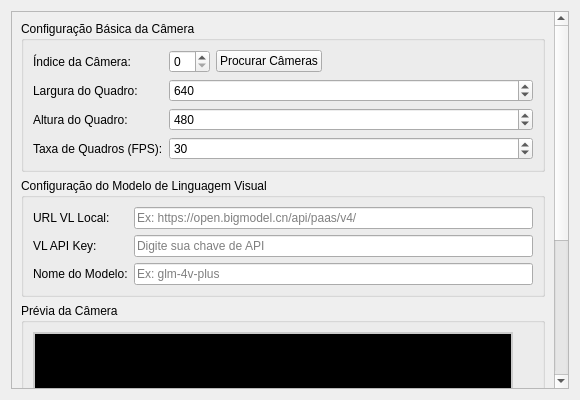
<?xml version="1.0" encoding="UTF-8"?>
<ui version="4.0">
 <class>CameraWidget</class>
 <widget class="QWidget" name="CameraWidget">
  <property name="geometry">
   <rect>
    <x>0</x>
    <y>0</y>
    <width>580</width>
    <height>400</height>
   </rect>
  </property>
  <property name="windowTitle">
   <string>Câmera</string>
  </property>
  <layout class="QVBoxLayout" name="verticalLayout">
   <item>
    <widget class="QScrollArea" name="scrollArea">
     <property name="widgetResizable">
      <bool>true</bool>
     </property>
     <widget class="QWidget" name="scrollAreaWidgetContents">
      <property name="geometry">
       <rect>
        <x>0</x>
        <y>0</y>
        <width>578</width>
        <height>380</height>
       </rect>
      </property>
      <layout class="QVBoxLayout" name="contentLayout">
       <item>
        <widget class="QGroupBox" name="camera_basic_group">
         <property name="title">
          <string>Configuração Básica da Câmera</string>
         </property>
         <layout class="QFormLayout" name="basic_layout">
          <item row="0" column="0">
           <widget class="QLabel" name="label_camera_index">
            <property name="text">
             <string>Índice da Câmera:</string>
            </property>
           </widget>
          </item>
          <item row="0" column="1">
           <layout class="QHBoxLayout" name="camera_index_layout">
            <item>
             <widget class="QSpinBox" name="camera_index_spin">
              <property name="minimum">
               <number>0</number>
              </property>
              <property name="maximum">
               <number>10</number>
              </property>
             </widget>
            </item>
            <item>
             <widget class="QPushButton" name="scan_camera_btn">
              <property name="text">
               <string>Procurar Câmeras</string>
              </property>
             </widget>
            </item>
            <item>
             <spacer name="horizontalSpacer">
              <property name="orientation">
               <enum>Qt::Horizontal</enum>
              </property>
              <property name="sizeHint" stdset="0">
               <size>
                <width>40</width>
                <height>20</height>
               </size>
              </property>
             </spacer>
            </item>
           </layout>
          </item>
          <item row="1" column="0">
           <widget class="QLabel" name="label_frame_width">
            <property name="text">
             <string>Largura do Quadro:</string>
            </property>
           </widget>
          </item>
          <item row="1" column="1">
           <widget class="QSpinBox" name="frame_width_spin">
            <property name="minimum">
             <number>320</number>
            </property>
            <property name="maximum">
             <number>3840</number>
            </property>
            <property name="singleStep">
             <number>160</number>
            </property>
            <property name="value">
             <number>640</number>
            </property>
           </widget>
          </item>
          <item row="2" column="0">
           <widget class="QLabel" name="label_frame_height">
            <property name="text">
             <string>Altura do Quadro:</string>
            </property>
           </widget>
          </item>
          <item row="2" column="1">
           <widget class="QSpinBox" name="frame_height_spin">
            <property name="minimum">
             <number>240</number>
            </property>
            <property name="maximum">
             <number>2160</number>
            </property>
            <property name="singleStep">
             <number>120</number>
            </property>
            <property name="value">
             <number>480</number>
            </property>
           </widget>
          </item>
          <item row="3" column="0">
           <widget class="QLabel" name="label_fps">
            <property name="text">
             <string>Taxa de Quadros (FPS):</string>
            </property>
           </widget>
          </item>
          <item row="3" column="1">
           <widget class="QSpinBox" name="fps_spin">
            <property name="minimum">
             <number>1</number>
            </property>
            <property name="maximum">
             <number>60</number>
            </property>
            <property name="value">
             <number>30</number>
            </property>
           </widget>
          </item>
         </layout>
        </widget>
       </item>
       <item>
        <widget class="QGroupBox" name="vl_group">
         <property name="title">
          <string>Configuração do Modelo de Linguagem Visual</string>
         </property>
         <layout class="QFormLayout" name="vl_layout">
          <item row="0" column="0">
           <widget class="QLabel" name="label_local_vl_url">
            <property name="text">
             <string>URL VL Local:</string>
            </property>
           </widget>
          </item>
          <item row="0" column="1">
           <widget class="QLineEdit" name="local_vl_url_edit">
            <property name="placeholderText">
             <string>Ex: https://open.bigmodel.cn/api/paas/v4/</string>
            </property>
           </widget>
          </item>
          <item row="1" column="0">
           <widget class="QLabel" name="label_vl_api_key">
            <property name="text">
             <string>VL API Key:</string>
            </property>
           </widget>
          </item>
          <item row="1" column="1">
           <widget class="QLineEdit" name="vl_api_key_edit">
            <property name="echoMode">
             <enum>QLineEdit::Password</enum>
            </property>
            <property name="placeholderText">
             <string>Digite sua chave de API</string>
            </property>
           </widget>
          </item>
          <item row="2" column="0">
           <widget class="QLabel" name="label_models">
            <property name="text">
             <string>Nome do Modelo:</string>
            </property>
           </widget>
          </item>
          <item row="2" column="1">
           <widget class="QLineEdit" name="models_edit">
            <property name="placeholderText">
             <string>Ex: glm-4v-plus</string>
            </property>
           </widget>
          </item>
         </layout>
        </widget>
       </item>
       <item>
        <widget class="QGroupBox" name="preview_group">
         <property name="title">
          <string>Prévia da Câmera</string>
         </property>
         <layout class="QVBoxLayout" name="preview_layout">
          <item>
           <widget class="QLabel" name="preview_label">
            <property name="minimumSize">
             <size>
              <width>320</width>
              <height>240</height>
             </size>
            </property>
            <property name="maximumSize">
             <size>
              <width>480</width>
              <height>360</height>
             </size>
            </property>
            <property name="styleSheet">
             <string>border: 2px solid #ccc; background-color: #000;</string>
            </property>
            <property name="text">
             <string>Área de Prévia da Câmera
Clique para atualizar a prévia ou altere o índice da câmera</string>
            </property>
            <property name="alignment">
             <set>Qt::AlignCenter</set>
            </property>
           </widget>
          </item>
          <item>
           <layout class="QHBoxLayout" name="preview_controls_layout">
            <item>
             <widget class="QPushButton" name="start_preview_btn">
              <property name="text">
               <string>Iniciar Prévia</string>
              </property>
             </widget>
            </item>
            <item>
             <widget class="QPushButton" name="stop_preview_btn">
              <property name="text">
               <string>Parar Prévia</string>
              </property>
              <property name="enabled">
               <bool>false</bool>
              </property>
             </widget>
            </item>
            <item>
             <spacer name="preview_spacer">
              <property name="orientation">
               <enum>Qt::Horizontal</enum>
              </property>
              <property name="sizeHint" stdset="0">
               <size>
                <width>40</width>
                <height>20</height>
               </size>
              </property>
             </spacer>
            </item>
           </layout>
          </item>
         </layout>
        </widget>
       </item>
       <item>
        <spacer name="verticalSpacer">
         <property name="orientation">
          <enum>Qt::Vertical</enum>
         </property>
         <property name="sizeHint" stdset="0">
          <size>
           <width>20</width>
           <height>20</height>
          </size>
         </property>
        </spacer>
       </item>
      </layout>
     </widget>
    </widget>
   </item>
  </layout>
 </widget>
 <resources/>
 <connections/>
</ui>
